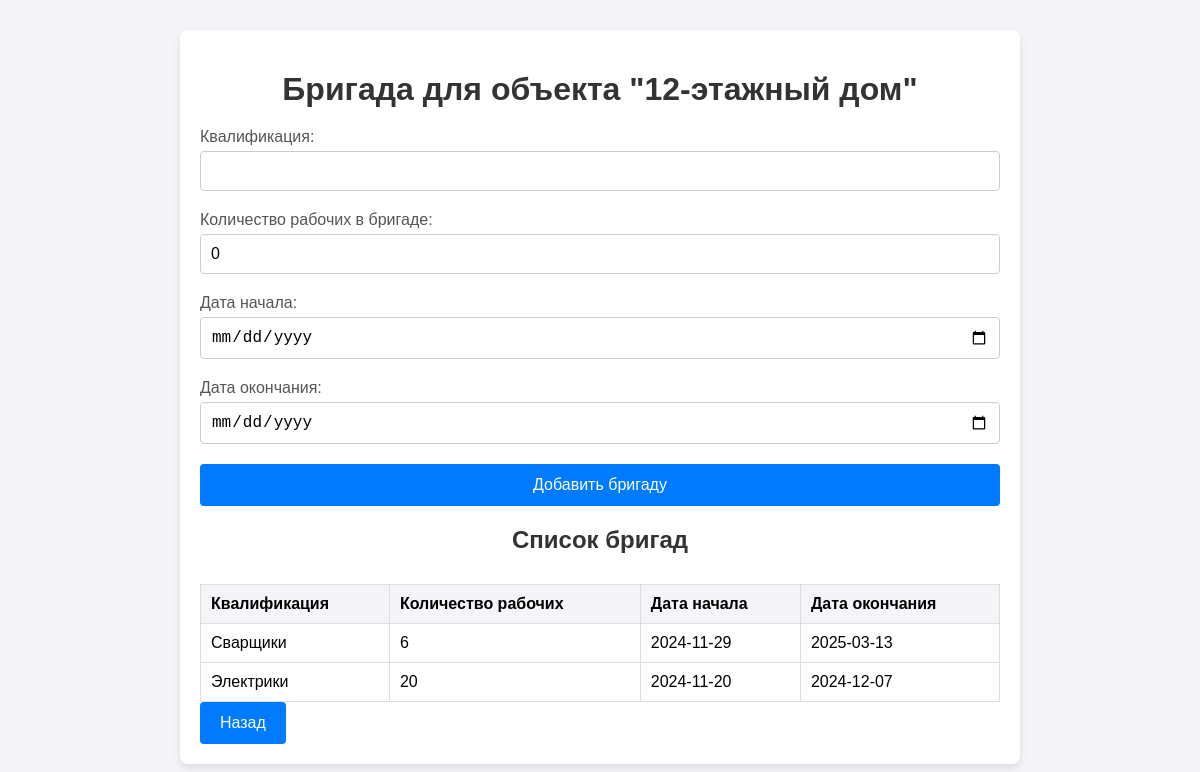
The page /workforce/1 (signed in) on the database as committed earlier.
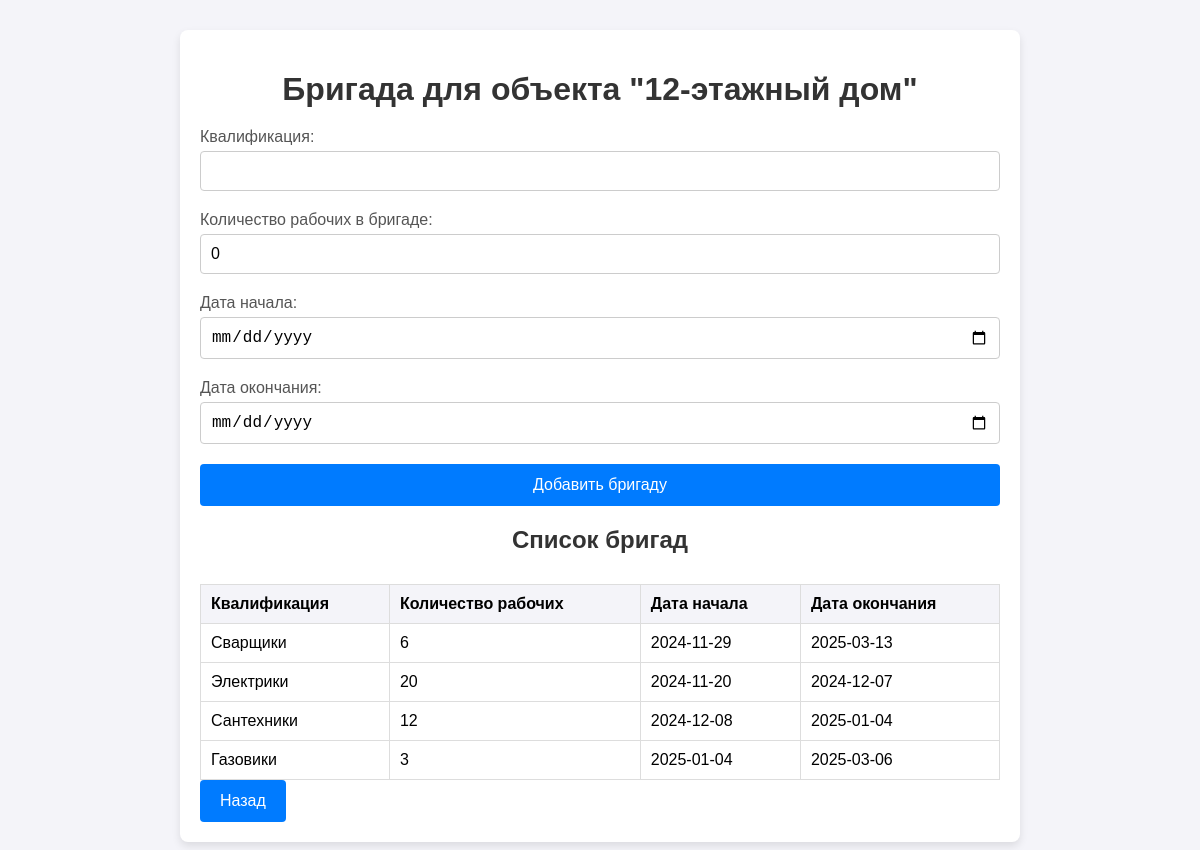
The same page on the database as committed later.
### tables this page shows
CREATE TABLE construction_objects (
                id INTEGER PRIMARY KEY AUTOINCREMENT,
                name TEXT NOT NULL,
                address TEXT NOT NULL,
                deadline TEXT NOT NULL,
                status TEXT NOT NULL
            );

CREATE TABLE workforce (
                id INTEGER PRIMARY KEY AUTOINCREMENT,
                object_id INTEGER NOT NULL,
                kval TEXT NOT NULL,
                workers INTEGER NOT NULL,
                start_date TEXT NOT NULL,
                end_date TEXT NOT NULL,
                FOREIGN KEY (object_id) REFERENCES construction_objects (id) ON DELETE CASCADE
            );

### main.py (the view, shortened to what this page needs)
@app.route("/workforce/<int:object_id>", methods=["GET", "POST"])
@login_required
def manage_workforce(object_id):
    obj = ConstructionObjectTable.get_by_id(object_id)
    workforces = WorkforceTable.get_by_id(object_id)  # Получаем все бригады для объекта
    return render_template("manage_workforce.html", obj=obj, workforces=workforces)

### active_record.py (called while the page is built)
    @staticmethod
    def connect():
        conn = sqlite3.connect(DB_PATH)
        conn.row_factory = sqlite3.Row
        return conn

    @staticmethod
    def from_row(row):
        return ConstructionObject(
            id=row["id"], name=row["name"], address=row["address"],
            deadline=row["deadline"], status=row["status"]
        )

    @staticmethod
    def get_by_id(object_id):
        conn = ConstructionObject.connect()
        cursor = conn.cursor()
        cursor.execute("SELECT * FROM construction_objects WHERE id = ?", (object_id,))
        row = cursor.fetchone()
        conn.close()
        return ConstructionObject.from_row(row) if row else None

    @staticmethod
    def from_row(row):
        return Workforce(
            id=row["id"], object_id=row["object_id"], kval=row["kval"],
            workers=row["workers"], start_date=row["start_date"], end_date=row["end_date"]
        )

    @staticmethod
    def get_by_id(workforce_id):
        conn = Workforce.connect()
        cursor = conn.cursor()
        cursor.execute("SELECT * FROM workforce WHERE object_id = ?", (workforce_id,))
        rows = cursor.fetchall()
        conn.close()
        return [Workforce.from_row(row) for row in rows]

    @staticmethod
    def from_row(row):
        if len(row) == 4:
            return User(
                id=row[0],
                username=row[1],
                password=row[2],
                desc=row[3]
            )
        return None

    @classmethod
    def get_by_id(cls, user_id):
        conn = User.connect()
        cursor = conn.cursor()
        cursor.execute("SELECT * FROM users WHERE id = ?", (user_id,))
        row = cursor.fetchone()
        conn.close()
        return User.from_row(row) if row else None

### main.py (called while the page is built)
@login_manager.user_loader
def load_user(user_id):
    return UserTable.get_by_id(user_id)

### table_module.py (called while the page is built)
    @staticmethod
    def get_by_id(object_id):
        return ConstructionObject.get_by_id(object_id)

    @staticmethod
    def get_by_id(object_id):
        return Workforce.get_by_id(object_id)

    @staticmethod
    def get_by_id(user_id):
        return User.get_by_id(user_id)

### templates/manage_workforce.html (shortened to what this page needs)
<!DOCTYPE html>
<html lang="ru">
<head>
</head>
<body>
    <div class="container">
        <h1>Бригада для объекта "{{ obj.name }}"</h1>
        <form method="POST">
            <div class="form-group">
                <label for="kval">Квалификация:</label>
                <input type="text" id="kval" name="kval" value="{{ workforce.kval if workforce else '' }}" required>
            </div>
            <div class="form-group">
                <label for="workers">Количество рабочих в бригаде:</label>
                <input type="number" id="workers" name="workers" value="{{ workforce.workers if workforce else 0 }}" required>
            </div>
            <div class="form-group">
                <label for="start_date">Дата начала:</label>
                <input type="date" id="start_date" name="start_date" value="{{ workforce.start_date if workforce else '' }}" required>
            </div>
            <div class="form-group">
                <label for="end_date">Дата окончания:</label>
                <input type="date" id="end_date" name="end_date" value="{{ workforce.end_date if workforce else '' }}" required>
            </div>
            <button type="submit">Добавить бригаду</button>
        </form>
        <h2>Список бригад</h2>
        <table>
            <thead>
                <tr>
                    <th>Квалификация</th>
                    <th>Количество рабочих</th>
                    <th>Дата начала</th>
                    <th>Дата окончания</th>
                </tr>
            </thead>
            <tbody>
                {% for workforce in workforces %}
                <tr>
                    <td>{{ workforce.kval }}</td>
                    <td>{{ workforce.workers }}</td>
                    <td>{{ workforce.start_date }}</td>
                    <td>{{ workforce.end_date }}</td>
                </tr>
                {% endfor %}
            </tbody>
        </table>
        <button onclick="window.location.href='{{ url_for('index') }}'">Назад</button>
    </div>
</body>
</html>

### templates/manage_workforce.html (style rules this page uses)
body { font-family: Arial, sans-serif; background-color: #f4f4f9; margin: 0; padding: 0; }
.container { max-width: 800px; margin: 30px auto; background-color: #ffffff; padding: 20px; border-radius: 8px; box-shadow: 0 4px 8px rgba(0, 0, 0, 0.1); }
h1, h2 { text-align: center; color: #333; margin-bottom: 20px; }
form { display: grid; grid-gap: 20px; }
label { font-size: 16px; color: #555; }
input[type="number"], input[type="text"], input[type="date"] { width: 100%; padding: 10px; font-size: 16px; border: 1px solid #ccc; border-radius: 4px; box-sizing: border-box; }
button { background-color: #007BFF; color: #ffffff; border: none; padding: 12px 20px; font-size: 16px; border-radius: 4px; cursor: pointer; transition: background-color 0.3s; }
.form-group { display: flex; flex-direction: column; }
.form-group input { margin-top: 5px; }
table { width: 100%; margin-top: 30px; border-collapse: collapse; }
table th, table td { padding: 10px; text-align: left; border: 1px solid #ddd; }
table th { background-color: #f4f4f9; }
table td { background-color: #ffffff; }

Rows that differ between the two databases and show on the page:
added workforce: kval "Сантехники", workers "12", start_date "2024-12-08", end_date "2025-01-04"
added workforce: kval "Газовики", workers "3", start_date "2025-01-04", end_date "2025-03-06"
